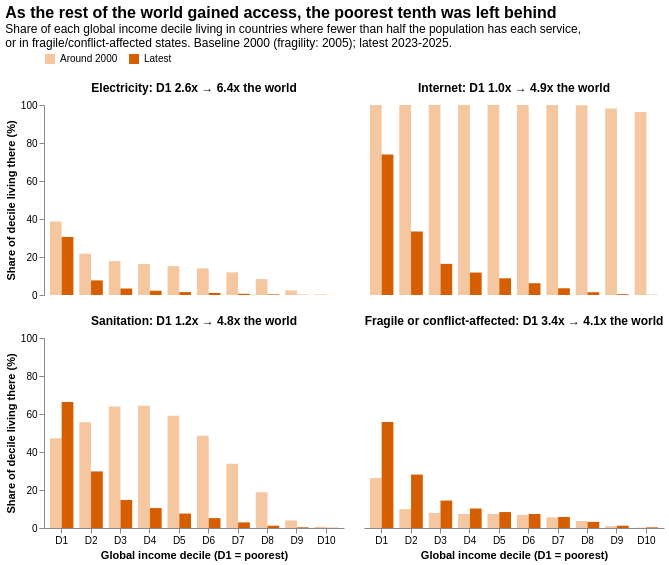

This figure's notebook cell:
### Code cell
ratio_lookup = d1_change.set_index(['indicator', 'period'])['ratio']
change_data['panel'] = change_data['indicator'].map(
    lambda name: f"{name}: D1 {ratio_lookup[(name, 'Around 2000')]:.1f}x → {ratio_lookup[(name, 'Latest')]:.1f}x the world"
)
CHANGE_PANEL_ORDER = [change_data.loc[change_data['indicator'].eq(name), 'panel'].iloc[0] for name in INDICATOR_ORDER]

change_bars = (
    alt.Chart(change_data)
    .mark_bar()
    .encode(
        x=alt.X('decile_label:N', sort=DECILE_ORDER, title='Global income decile (D1 = poorest)', axis=alt.Axis(labelAngle=0)),
        xOffset=alt.XOffset('period:N', sort=['Around 2000', 'Latest']),
        y=alt.Y('share:Q', title='Share of decile living there (%)', scale=alt.Scale(domain=[0, 100])),
        color=alt.Color(
            'period:N',
            sort=['Around 2000', 'Latest'],
            scale=alt.Scale(domain=['Around 2000', 'Latest'], range=['#F4C7A1', '#D55E00']),
            legend=alt.Legend(title=None, orient='top'),
        ),
        tooltip=[
            alt.Tooltip('indicator:N', title='Indicator'),
            alt.Tooltip('decile_label:N', title='Decile'),
            alt.Tooltip('period_label:N', title='Year'),
            alt.Tooltip('share:Q', title='Share of decile (%)', format='.1f'),
            alt.Tooltip('world:Q', title='Share of world (%)', format='.1f'),
            alt.Tooltip('coverage:Q', title='Decile population with data (%)', format='.1f'),
        ],
    )
    .properties(width=300, height=190)
    .facet(
        facet=alt.Facet('panel:N', sort=CHANGE_PANEL_ORDER, title=None, header=alt.Header(labelFontSize=12, labelFontWeight='bold')),
        columns=2,
    )
    .properties(
        title=alt.TitleParams(
            'As the rest of the world gained access, the poorest tenth was left behind',
            subtitle=[
                'Share of each global income decile living in countries where fewer than half the population has each service,',
                'or in fragile/conflict-affected states. Baseline 2000 (fragility: 2005); latest 2023-2025.',
            ],
            anchor='start',
            fontSize=16,
        )
    )
    .configure_view(stroke=None)
    .configure_axis(grid=False)
)
change_bars

### Figure 1 — Vega-Lite specification as saved in the notebook (floating-point values rounded to 4 significant figures)
{"config": {"view": {"continuousWidth": 300, "continuousHeight": 300, "stroke": null}, "axis": {"grid": false}}, "data": {"name": "data-fa7f49cbce06b7bc0582ee4672d9ca56"}, "facet": {"field": "panel", "header": {"labelFontSize": 12, "labelFontWeight": "bold"}, "sort": ["Electricity: D1 2.6x → 6.4x the world", "Internet: D1 1.0x → 4.9x the world", "Sanitation: D1 1.2x → 4.8x the world", "Fragile or conflict-affected: D1 3.4x → 4.1x the world"], "title": null, "type": "nominal"}, "spec": {"mark": {"type": "bar"}, "encoding": {"color": {"field": "period", "legend": {"orient": "top", "title": null}, "scale": {"domain": ["Around 2000", "Latest"], "range": ["#F4C7A1", "#D55E00"]}, "sort": ["Around 2000", "Latest"], "type": "nominal"}, "tooltip": [{"field": "indicator", "title": "Indicator", "type": "nominal"}, {"field": "decile_label", "title": "Decile", "type": "nominal"}, {"field": "period_label", "title": "Year", "type": "nominal"}, {"field": "share", "format": ".1f", "title": "Share of decile (%)", "type": "quantitative"}, {"field": "world", "format": ".1f", "title": "Share of world (%)", "type": "quantitative"}, {"field": "coverage", "format": ".1f", "title": "Decile population with data (%)", "type": "quantitative"}], "x": {"axis": {"labelAngle": 0}, "field": "decile_label", "sort": ["D1", "D2", "D3", "D4", "D5", "D6", "D7", "D8", "D9", "D10"], "title": "Global income decile (D1 = poorest)", "type": "nominal"}, "xOffset": {"field": "period", "sort": ["Around 2000", "Latest"], "type": "nominal"}, "y": {"field": "share", "scale": {"domain": [0, 100]}, "title": "Share of decile living there (%)", "type": "quantitative"}}, "height": 190, "width": 300}, "columns": 2, "title": {"text": "As the rest of the world gained access, the poorest tenth was left behind", "anchor": "start", "fontSize": 16, "subtitle": ["Share of each global income decile living in countries where fewer than half the population has each service,", "or in fragile/conflict-affected states. Baseline 2000 (fragility: 2005); latest 2023-2025."]}, "$schema": "https://vega.github.io/schema/vega-lite/v6.4.1.json", "datasets": {"data-fa7f49cbce06b7bc0582ee4672d9ca56": [{"decile": 1, "share": 38.71, "coverage": 99.34, "indicator": "Electricity", "year": 2000, "period": "Around 2000", "world": 14.71, "decile_label": "D1", "period_label": "Around 2000 (2000)", "panel": "Electricity: D1 2.6x → 6.4x the world"}, {"decile": 2, "share": 21.73, "coverage": 99.36, "indicator": "Electricity", "year": 2000, "period": "Around 2000", "world": 14.71, "decile_label": "D2", "period_label": "Around 2000 (2000)", "panel": "Electricity: D1 2.6x → 6.4x the world"}, {"decile": 3, "share": 17.82, "coverage": 99.33, "indicator": "Electricity", "year": 2000, "period": "Around 2000", "world": 14.71, "decile_label": "D3", "period_label": "Around 2000 (2000)", "panel": "Electricity: D1 2.6x → 6.4x the world"}, {"decile": 4, "share": 16.28, "coverage": 99.24, "indicator": "Electricity", "year": 2000, "period": "Around 2000", "world": 14.71, "decile_label": "D4", "period_label": "Around 2000 (2000)", "panel": "Electricity: D1 2.6x → 6.4x the world"}, {"decile": 5, "share": 15.25, "coverage": 99.12, "indicator": "Electricity", "year": 2000, "period": "Around 2000", "world": 14.71, "decile_label": "D5", "period_label": "Around 2000 (2000)", "panel": "Electricity: D1 2.6x → 6.4x the world"}, {"decile": 6, "share": 14.05, "coverage": 99.08, "indicator": "Electricity", "year": 2000, "period": "Around 2000", "world": 14.71, "decile_label": "D6", "period_label": "Around 2000 (2000)", "panel": "Electricity: D1 2.6x → 6.4x the world"}, {"decile": 7, "share": 11.91, "coverage": 99.23, "indicator": "Electricity", "year": 2000, "period": "Around 2000", "world": 14.71, "decile_label": "D7", "period_label": "Around 2000 (2000)", "panel": "Electricity: D1 2.6x → 6.4x the world"}, {"decile": 8, "share": 8.365, "coverage": 99.53, "indicator": "Electricity", "year": 2000, "period": "Around 2000", "world": 14.71, "decile_label": "D8", "period_label": "Around 2000 (2000)", "panel": "Electricity: D1 2.6x → 6.4x the world"}, {"decile": 9, "share": 2.378, "coverage": 98.46, "indicator": "Electricity", "year": 2000, "period": "Around 2000", "world": 14.71, "decile_label": "D9", "period_label": "Around 2000 (2000)", "panel": "Electricity: D1 2.6x → 6.4x the world"}, {"decile": 10, "share": 0.3317, "coverage": 97.91, "indicator": "Electricity", "year": 2000, "period": "Around 2000", "world": 14.71, "decile_label": "D10", "period_label": "Around 2000 (2000)", "panel": "Electricity: D1 2.6x → 6.4x the world"}, {"decile": 1, "share": 30.57, "coverage": 99.98, "indicator": "Electricity", "year": 2023, "period": "Latest", "world": 4.773, "decile_label": "D1", "period_label": "Latest (2023)", "panel": "Electricity: D1 2.6x → 6.4x the world"}, {"decile": 2, "share": 7.675, "coverage": 99.99, "indicator": "Electricity", "year": 2023, "period": "Latest", "world": 4.773, "decile_label": "D2", "period_label": "Latest (2023)", "panel": "Electricity: D1 2.6x → 6.4x the world"}, {"decile": 3, "share": 3.421, "coverage": 99.99, "indicator": "Electricity", "year": 2023, "period": "Latest", "world": 4.773, "decile_label": "D3", "period_label": "Latest (2023)", "panel": "Electricity: D1 2.6x → 6.4x the world"}, {"decile": 4, "share": 2.241, "coverage": 99.98, "indicator": "Electricity", "year": 2023, "period": "Latest", "world": 4.773, "decile_label": "D4", "period_label": "Latest (2023)", "panel": "Electricity: D1 2.6x → 6.4x the world"}, {"decile": 5, "share": 1.539, "coverage": 99.98, "indicator": "Electricity", "year": 2023, "period": "Latest", "world": 4.773, "decile_label": "D5", "period_label": "Latest (2023)", "panel": "Electricity: D1 2.6x → 6.4x the world"}, {"decile": 6, "share": 1.086, "coverage": 99.95, "indicator": "Electricity", "year": 2023, "period": "Latest", "world": 4.773, "decile_label": "D6", "period_label": "Latest (2023)", "panel": "Electricity: D1 2.6x → 6.4x the world"}, {"decile": 7, "share": 0.6164, "coverage": 99.91, "indicator": "Electricity", "year": 2023, "period": "Latest", "world": 4.773, "decile_label": "D7", "period_label": "Latest (2023)", "panel": "Electricity: D1 2.6x → 6.4x the world"}, {"decile": 8, "share": 0.3119, "coverage": 99.62, "indicator": "Electricity", "year": 2023, "period": "Latest", "world": 4.773, "decile_label": "D8", "period_label": "Latest (2023)", "panel": "Electricity: D1 2.6x → 6.4x the world"}, {"decile": 9, "share": 0.1205, "coverage": 98.72, "indicator": "Electricity", "year": 2023, "period": "Latest", "world": 4.773, "decile_label": "D9", "period_label": "Latest (2023)", "panel": "Electricity: D1 2.6x → 6.4x the world"}, {"decile": 10, "share": 0.01853, "coverage": 98.78, "indicator": "Electricity", "year": 2023, "period": "Latest", "world": 4.773, "decile_label": "D10", "period_label": "Latest (2023)", "panel": "Electricity: D1 2.6x → 6.4x the world"}, {"decile": 1, "share": 99.99, "coverage": 94.83, "indicator": "Internet", "year": 2000, "period": "Around 2000", "world": 99.4, "decile_label": "D1", "period_label": "Around 2000 (2000)", "panel": "Internet: D1 1.0x → 4.9x the world"}, {"decile": 2, "share": 100.0, "coverage": 93.3, "indicator": "Internet", "year": 2000, "period": "Around 2000", "world": 99.4, "decile_label": "D2", "period_label": "Around 2000 (2000)", "panel": "Internet: D1 1.0x → 4.9x the world"}, {"decile": 3, "share": 99.99, "coverage": 93.21, "indicator": "Internet", "year": 2000, "period": "Around 2000", "world": 99.4, "decile_label": "D3", "period_label": "Around 2000 (2000)", "panel": "Internet: D1 1.0x → 4.9x the world"}, {"decile": 4, "share": 100.0, "coverage": 94.01, "indicator": "Internet", "year": 2000, "period": "Around 2000", "world": 99.4, "decile_label": "D4", "period_label": "Around 2000 (2000)", "panel": "Internet: D1 1.0x → 4.9x the world"}, {"decile": 5, "share": 99.99, "coverage": 94.9, "indicator": "Internet", "year": 2000, "period": "Around 2000", "world": 99.4, "decile_label": "D5", "period_label": "Around 2000 (2000)", "panel": "Internet: D1 1.0x → 4.9x the world"}, {"decile": 6, "share": 99.99, "coverage": 95.98, "indicator": "Internet", "year": 2000, "period": "Around 2000", "world": 99.4, "decile_label": "D6", "period_label": "Around 2000 (2000)", "panel": "Internet: D1 1.0x → 4.9x the world"}, {"decile": 7, "share": 99.98, "coverage": 96.73, "indicator": "Internet", "year": 2000, "period": "Around 2000", "world": 99.4, "decile_label": "D7", "period_label": "Around 2000 (2000)", "panel": "Internet: D1 1.0x → 4.9x the world"}, {"decile": 8, "share": 99.83, "coverage": 96.26, "indicator": "Internet", "year": 2000, "period": "Around 2000", "world": 99.4, "decile_label": "D8", "period_label": "Around 2000 (2000)", "panel": "Internet: D1 1.0x → 4.9x the world"}, {"decile": 9, "share": 98.16, "coverage": 98.4, "indicator": "Internet", "year": 2000, "period": "Around 2000", "world": 99.4, "decile_label": "D9", "period_label": "Around 2000 (2000)", "panel": "Internet: D1 1.0x → 4.9x the world"}, {"decile": 10, "share": 96.31, "coverage": 99.85, "indicator": "Internet", "year": 2000, "period": "Around 2000", "world": 99.4, "decile_label": "D10", "period_label": "Around 2000 (2000)", "panel": "Internet: D1 1.0x → 4.9x the world"}, {"decile": 1, "share": 74.0, "coverage": 90.58, "indicator": "Internet", "year": 2024, "period": "Latest", "world": 15.02, "decile_label": "D1", "period_label": "Latest (2024)", "panel": "Internet: D1 1.0x → 4.9x the world"}, {"decile": 2, "share": 33.42, "coverage": 94.13, "indicator": "Internet", "year": 2024, "period": "Latest", "world": 15.02, "decile_label": "D2", "period_label": "Latest (2024)", "panel": "Internet: D1 1.0x → 4.9x the world"}, {"decile": 3, "share": 16.4, "coverage": 96.25, "indicator": "Internet", "year": 2024, "period": "Latest", "world": 15.02, "decile_label": "D3", "period_label": "Latest (2024)", "panel": "Internet: D1 1.0x → 4.9x the world"}, {"decile": 4, "share": 11.82, "coverage": 97.15, "indicator": "Internet", "year": 2024, "period": "Latest", "world": 15.02, "decile_label": "D4", "period_label": "Latest (2024)", "panel": "Internet: D1 1.0x → 4.9x the world"}, {"decile": 5, "share": 8.796, "coverage": 97.62, "indicator": "Internet", "year": 2024, "period": "Latest", "world": 15.02, "decile_label": "D5", "period_label": "Latest (2024)", "panel": "Internet: D1 1.0x → 4.9x the world"}, {"decile": 6, "share": 6.203, "coverage": 98.13, "indicator": "Internet", "year": 2024, "period": "Latest", "world": 15.02, "decile_label": "D6", "period_label": "Latest (2024)", "panel": "Internet: D1 1.0x → 4.9x the world"}, {"decile": 7, "share": 3.544, "coverage": 98.78, "indicator": "Internet", "year": 2024, "period": "Latest", "world": 15.02, "decile_label": "D7", "period_label": "Latest (2024)", "panel": "Internet: D1 1.0x → 4.9x the world"}, {"decile": 8, "share": 1.468, "coverage": 99.27, "indicator": "Internet", "year": 2024, "period": "Latest", "world": 15.02, "decile_label": "D8", "period_label": "Latest (2024)", "panel": "Internet: D1 1.0x → 4.9x the world"}, {"decile": 9, "share": 0.4332, "coverage": 99.57, "indicator": "Internet", "year": 2024, "period": "Latest", "world": 15.02, "decile_label": "D9", "period_label": "Latest (2024)", "panel": "Internet: D1 1.0x → 4.9x the world"}, {"decile": 10, "share": 0.1117, "coverage": 99.74, "indicator": "Internet", "year": 2024, "period": "Latest", "world": 15.02, "decile_label": "D10", "period_label": "Latest (2024)", "panel": "Internet: D1 1.0x → 4.9x the world"}, {"decile": 1, "share": 47.25, "coverage": 99.24, "indicator": "Sanitation", "year": 2000, "period": "Around 2000", "world": 40.09, "decile_label": "D1", "period_label": "Around 2000 (2000)", "panel": "Sanitation: D1 1.2x → 4.8x the world"}, {"decile": 2, "share": 55.71, "coverage": 98.98, "indicator": "Sanitation", "year": 2000, "period": "Around 2000", "world": 40.09, "decile_label": "D2", "period_label": "Around 2000 (2000)", "panel": "Sanitation: D1 1.2x → 4.8x the world"}, {"decile": 3, "share": 63.93, "coverage": 98.74, "indicator": "Sanitation", "year": 2000, "period": "Around 2000", "world": 40.09, "decile_label": "D3", "period_label": "Around 2000 (2000)", "panel": "Sanitation: D1 1.2x → 4.8x the world"}, {"decile": 4, "share": 64.35, "coverage": 98.28, "indicator": "Sanitation", "year": 2000, "period": "Around 2000", "world": 40.09, "decile_label": "D4", "period_label": "Around 2000 (2000)", "panel": "Sanitation: D1 1.2x → 4.8x the world"}, {"decile": 5, "share": 59.02, "coverage": 97.31, "indicator": "Sanitation", "year": 2000, "period": "Around 2000", "world": 40.09, "decile_label": "D5", "period_label": "Around 2000 (2000)", "panel": "Sanitation: D1 1.2x → 4.8x the world"}, {"decile": 6, "share": 48.53, "coverage": 95.63, "indicator": "Sanitation", "year": 2000, "period": "Around 2000", "world": 40.09, "decile_label": "D6", "period_label": "Around 2000 (2000)", "panel": "Sanitation: D1 1.2x → 4.8x the world"}, {"decile": 7, "share": 33.88, "coverage": 92.96, "indicator": "Sanitation", "year": 2000, "period": "Around 2000", "world": 40.09, "decile_label": "D7", "period_label": "Around 2000 (2000)", "panel": "Sanitation: D1 1.2x → 4.8x the world"}, {"decile": 8, "share": 18.8, "coverage": 89.63, "indicator": "Sanitation", "year": 2000, "period": "Around 2000", "world": 40.09, "decile_label": "D8", "period_label": "Around 2000 (2000)", "panel": "Sanitation: D1 1.2x → 4.8x the world"}, {"decile": 9, "share": 3.99, "coverage": 91.95, "indicator": "Sanitation", "year": 2000, "period": "Around 2000", "world": 40.09, "decile_label": "D9", "period_label": "Around 2000 (2000)", "panel": "Sanitation: D1 1.2x → 4.8x the world"}, {"decile": 10, "share": 0.615, "coverage": 97.21, "indicator": "Sanitation", "year": 2000, "period": "Around 2000", "world": 40.09, "decile_label": "D10", "period_label": "Around 2000 (2000)", "panel": "Sanitation: D1 1.2x → 4.8x the world"}, {"decile": 1, "share": 66.33, "coverage": 97.11, "indicator": "Sanitation", "year": 2024, "period": "Latest", "world": 13.85, "decile_label": "D1", "period_label": "Latest (2024)", "panel": "Sanitation: D1 1.2x → 4.8x the world"}, {"decile": 2, "share": 29.78, "coverage": 98.16, "indicator": "Sanitation", "year": 2024, "period": "Latest", "world": 13.85, "decile_label": "D2", "period_label": "Latest (2024)", "panel": "Sanitation: D1 1.2x → 4.8x the world"}, {"decile": 3, "share": 14.73, "coverage": 98.53, "indicator": "Sanitation", "year": 2024, "period": "Latest", "world": 13.85, "decile_label": "D3", "period_label": "Latest (2024)", "panel": "Sanitation: D1 1.2x → 4.8x the world"}, {"decile": 4, "share": 10.51, "coverage": 98.41, "indicator": "Sanitation", "year": 2024, "period": "Latest", "world": 13.85, "decile_label": "D4", "period_label": "Latest (2024)", "panel": "Sanitation: D1 1.2x → 4.8x the world"}, {"decile": 5, "share": 7.597, "coverage": 98.08, "indicator": "Sanitation", "year": 2024, "period": "Latest", "world": 13.85, "decile_label": "D5", "period_label": "Latest (2024)", "panel": "Sanitation: D1 1.2x → 4.8x the world"}, {"decile": 6, "share": 5.208, "coverage": 97.85, "indicator": "Sanitation", "year": 2024, "period": "Latest", "world": 13.85, "decile_label": "D6", "period_label": "Latest (2024)", "panel": "Sanitation: D1 1.2x → 4.8x the world"}, {"decile": 7, "share": 2.942, "coverage": 97.8, "indicator": "Sanitation", "year": 2024, "period": "Latest", "world": 13.85, "decile_label": "D7", "period_label": "Latest (2024)", "panel": "Sanitation: D1 1.2x → 4.8x the world"}, {"decile": 8, "share": 1.201, "coverage": 97.61, "indicator": "Sanitation", "year": 2024, "period": "Latest", "world": 13.85, "decile_label": "D8", "period_label": "Latest (2024)", "panel": "Sanitation: D1 1.2x → 4.8x the world"}, {"decile": 9, "share": 0.3701, "coverage": 97.1, "indicator": "Sanitation", "year": 2024, "period": "Latest", "world": 13.85, "decile_label": "D9", "period_label": "Latest (2024)", "panel": "Sanitation: D1 1.2x → 4.8x the world"}, {"decile": 10, "share": 0.1051, "coverage": 97.98, "indicator": "Sanitation", "year": 2024, "period": "Latest", "world": 13.85, "decile_label": "D10", "period_label": "Latest (2024)", "panel": "Sanitation: D1 1.2x → 4.8x the world"}, {"decile": 1, "share": 26.26, "coverage": 100.0, "indicator": "Fragile or conflict-affected", "year": 2005, "period": "Around 2000", "world": 7.627, "decile_label": "D1", "period_label": "Around 2000 (2005)", "panel": "Fragile or conflict-affected: D1 3.4x → 4.1x the world"}, {"decile": 2, "share": 9.934, "coverage": 100.0, "indicator": "Fragile or conflict-affected", "year": 2005, "period": "Around 2000", "world": 7.627, "decile_label": "D2", "period_label": "Around 2000 (2005)", "panel": "Fragile or conflict-affected: D1 3.4x → 4.1x the world"}, {"decile": 3, "share": 7.937, "coverage": 100.0, "indicator": "Fragile or conflict-affected", "year": 2005, "period": "Around 2000", "world": 7.627, "decile_label": "D3", "period_label": "Around 2000 (2005)", "panel": "Fragile or conflict-affected: D1 3.4x → 4.1x the world"}, {"decile": 4, "share": 7.403, "coverage": 100.0, "indicator": "Fragile or conflict-affected", "year": 2005, "period": "Around 2000", "world": 7.627, "decile_label": "D4", "period_label": "Around 2000 (2005)", "panel": "Fragile or conflict-affected: D1 3.4x → 4.1x the world"}, {"decile": 5, "share": 7.409, "coverage": 100.0, "indicator": "Fragile or conflict-affected", "year": 2005, "period": "Around 2000", "world": 7.627, "decile_label": "D5", "period_label": "Around 2000 (2005)", "panel": "Fragile or conflict-affected: D1 3.4x → 4.1x the world"}, {"decile": 6, "share": 6.909, "coverage": 100.0, "indicator": "Fragile or conflict-affected", "year": 2005, "period": "Around 2000", "world": 7.627, "decile_label": "D6", "period_label": "Around 2000 (2005)", "panel": "Fragile or conflict-affected: D1 3.4x → 4.1x the world"}, {"decile": 7, "share": 5.617, "coverage": 100.0, "indicator": "Fragile or conflict-affected", "year": 2005, "period": "Around 2000", "world": 7.627, "decile_label": "D7", "period_label": "Around 2000 (2005)", "panel": "Fragile or conflict-affected: D1 3.4x → 4.1x the world"}, {"decile": 8, "share": 3.691, "coverage": 100.0, "indicator": "Fragile or conflict-affected", "year": 2005, "period": "Around 2000", "world": 7.627, "decile_label": "D8", "period_label": "Around 2000 (2005)", "panel": "Fragile or conflict-affected: D1 3.4x → 4.1x the world"}, {"decile": 9, "share": 0.9773, "coverage": 100.0, "indicator": "Fragile or conflict-affected", "year": 2005, "period": "Around 2000", "world": 7.627, "decile_label": "D9", "period_label": "Around 2000 (2005)", "panel": "Fragile or conflict-affected: D1 3.4x → 4.1x the world"}, {"decile": 10, "share": 0.1379, "coverage": 100.0, "indicator": "Fragile or conflict-affected", "year": 2005, "period": "Around 2000", "world": 7.627, "decile_label": "D10", "period_label": "Around 2000 (2005)", "panel": "Fragile or conflict-affected: D1 3.4x → 4.1x the world"}, {"decile": 1, "share": 55.76, "coverage": 100.0, "indicator": "Fragile or conflict-affected", "year": 2025, "period": "Latest", "world": 13.49, "decile_label": "D1", "period_label": "Latest (2025)", "panel": "Fragile or conflict-affected: D1 3.4x → 4.1x the world"}, {"decile": 2, "share": 28.13, "coverage": 100.0, "indicator": "Fragile or conflict-affected", "year": 2025, "period": "Latest", "world": 13.49, "decile_label": "D2", "period_label": "Latest (2025)", "panel": "Fragile or conflict-affected: D1 3.4x → 4.1x the world"}, {"decile": 3, "share": 14.45, "coverage": 100.0, "indicator": "Fragile or conflict-affected", "year": 2025, "period": "Latest", "world": 13.49, "decile_label": "D3", "period_label": "Latest (2025)", "panel": "Fragile or conflict-affected: D1 3.4x → 4.1x the world"}, {"decile": 4, "share": 10.26, "coverage": 100.0, "indicator": "Fragile or conflict-affected", "year": 2025, "period": "Latest", "world": 13.49, "decile_label": "D4", "period_label": "Latest (2025)", "panel": "Fragile or conflict-affected: D1 3.4x → 4.1x the world"}, {"decile": 5, "share": 8.39, "coverage": 100.0, "indicator": "Fragile or conflict-affected", "year": 2025, "period": "Latest", "world": 13.49, "decile_label": "D5", "period_label": "Latest (2025)", "panel": "Fragile or conflict-affected: D1 3.4x → 4.1x the world"}, {"decile": 6, "share": 7.368, "coverage": 100.0, "indicator": "Fragile or conflict-affected", "year": 2025, "period": "Latest", "world": 13.49, "decile_label": "D6", "period_label": "Latest (2025)", "panel": "Fragile or conflict-affected: D1 3.4x → 4.1x the world"}, {"decile": 7, "share": 5.819, "coverage": 100.0, "indicator": "Fragile or conflict-affected", "year": 2025, "period": "Latest", "world": 13.49, "decile_label": "D7", "period_label": "Latest (2025)", "panel": "Fragile or conflict-affected: D1 3.4x → 4.1x the world"}, {"decile": 8, "share": 3.203, "coverage": 100.0, "indicator": "Fragile or conflict-affected", "year": 2025, "period": "Latest", "world": 13.49, "decile_label": "D8", "period_label": "Latest (2025)", "panel": "Fragile or conflict-affected: D1 3.4x → 4.1x the world"}, {"decile": 9, "share": 1.22, "coverage": 100.0, "indicator": "Fragile or conflict-affected", "year": 2025, "period": "Latest", "world": 13.49, "decile_label": "D9", "period_label": "Latest (2025)", "panel": "Fragile or conflict-affected: D1 3.4x → 4.1x the world"}, {"decile": 10, "share": 0.3502, "coverage": 100.0, "indicator": "Fragile or conflict-affected", "year": 2025, "period": "Latest", "world": 13.49, "decile_label": "D10", "period_label": "Latest (2025)", "panel": "Fragile or conflict-affected: D1 3.4x → 4.1x the world"}]}}
